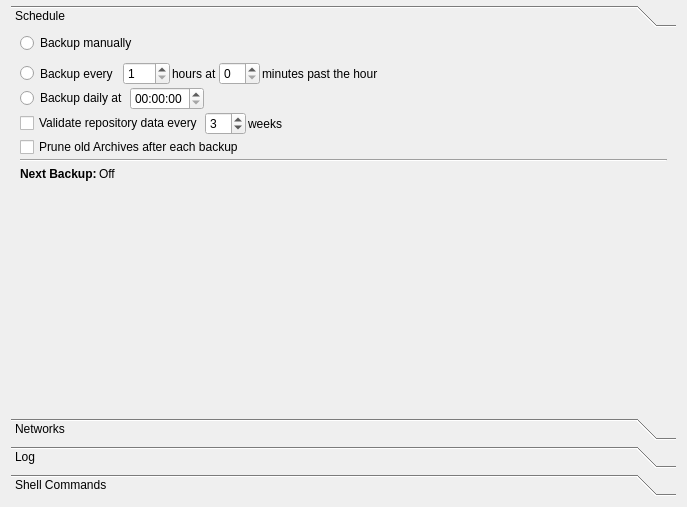
<?xml version="1.0" encoding="UTF-8"?>
<ui version="4.0">
 <class>Form</class>
 <widget class="QWidget" name="Form">
  <property name="geometry">
   <rect>
    <x>0</x>
    <y>0</y>
    <width>687</width>
    <height>507</height>
   </rect>
  </property>
  <property name="windowTitle">
   <string>Form</string>
  </property>
  <layout class="QGridLayout" name="gridLayout">
   <property name="topMargin">
    <number>5</number>
   </property>
   <item row="0" column="0">
    <widget class="QToolBox" name="toolBox">
     <property name="font">
      <font>
       <weight>50</weight>
       <bold>false</bold>
      </font>
     </property>
     <property name="currentIndex">
      <number>0</number>
     </property>
     <widget class="QWidget" name="schedule">
      <property name="geometry">
       <rect>
        <x>0</x>
        <y>0</y>
        <width>669</width>
        <height>373</height>
       </rect>
      </property>
      <property name="font">
       <font>
        <weight>50</weight>
        <bold>false</bold>
       </font>
      </property>
      <attribute name="label">
       <string>Schedule</string>
      </attribute>
      <layout class="QVBoxLayout" name="verticalLayout">
       <property name="spacing">
        <number>2</number>
       </property>
       <property name="topMargin">
        <number>0</number>
       </property>
       <item>
        <layout class="QHBoxLayout" name="horizontalLayout_2">
         <property name="sizeConstraint">
          <enum>QLayout::SetFixedSize</enum>
         </property>
         <property name="bottomMargin">
          <number>7</number>
         </property>
         <item>
          <widget class="QRadioButton" name="scheduleOffRadio">
           <property name="sizePolicy">
            <sizepolicy hsizetype="Minimum" vsizetype="Fixed">
             <horstretch>0</horstretch>
             <verstretch>0</verstretch>
            </sizepolicy>
           </property>
           <property name="text">
            <string>Backup manually</string>
           </property>
          </widget>
         </item>
        </layout>
       </item>
       <item>
        <layout class="QHBoxLayout" name="horizontalLayout_3">
         <item>
          <widget class="QRadioButton" name="scheduleIntervalRadio">
           <property name="sizePolicy">
            <sizepolicy hsizetype="Fixed" vsizetype="Preferred">
             <horstretch>0</horstretch>
             <verstretch>0</verstretch>
            </sizepolicy>
           </property>
           <property name="text">
            <string>Backup every </string>
           </property>
          </widget>
         </item>
         <item>
          <widget class="QSpinBox" name="scheduleIntervalHours">
           <property name="minimum">
            <number>1</number>
           </property>
           <property name="maximum">
            <number>740</number>
           </property>
          </widget>
         </item>
         <item alignment="Qt::AlignLeft">
          <widget class="QLabel" name="label">
           <property name="sizePolicy">
            <sizepolicy hsizetype="Fixed" vsizetype="Preferred">
             <horstretch>0</horstretch>
             <verstretch>0</verstretch>
            </sizepolicy>
           </property>
           <property name="text">
            <string>hours at</string>
           </property>
           <property name="textFormat">
            <enum>Qt::PlainText</enum>
           </property>
          </widget>
         </item>
         <item>
          <widget class="QSpinBox" name="scheduleIntervalMinutes">
           <property name="maximum">
            <number>59</number>
           </property>
          </widget>
         </item>
         <item>
          <widget class="QLabel" name="label_2">
           <property name="sizePolicy">
            <sizepolicy hsizetype="Fixed" vsizetype="Preferred">
             <horstretch>0</horstretch>
             <verstretch>0</verstretch>
            </sizepolicy>
           </property>
           <property name="text">
            <string>minutes past the hour</string>
           </property>
          </widget>
         </item>
         <item>
          <spacer name="horizontalSpacer_2">
           <property name="orientation">
            <enum>Qt::Horizontal</enum>
           </property>
           <property name="sizeHint" stdset="0">
            <size>
             <width>40</width>
             <height>20</height>
            </size>
           </property>
          </spacer>
         </item>
        </layout>
       </item>
       <item>
        <layout class="QHBoxLayout" name="horizontalLayout_5">
         <item>
          <widget class="QRadioButton" name="scheduleFixedRadio">
           <property name="text">
            <string>Backup daily at</string>
           </property>
          </widget>
         </item>
         <item>
          <widget class="QTimeEdit" name="scheduleFixedTime"/>
         </item>
         <item>
          <spacer name="horizontalSpacer">
           <property name="orientation">
            <enum>Qt::Horizontal</enum>
           </property>
           <property name="sizeHint" stdset="0">
            <size>
             <width>40</width>
             <height>20</height>
            </size>
           </property>
          </spacer>
         </item>
        </layout>
       </item>
       <item>
        <layout class="QHBoxLayout" name="horizontalLayout_6">
         <property name="topMargin">
          <number>0</number>
         </property>
         <item>
          <widget class="QCheckBox" name="validationCheckBox">
           <property name="text">
            <string>Validate repository data every</string>
           </property>
           <property name="checked">
            <bool>false</bool>
           </property>
           <property name="tristate">
            <bool>false</bool>
           </property>
          </widget>
         </item>
         <item>
          <widget class="QSpinBox" name="validationSpinBox">
           <property name="minimum">
            <number>1</number>
           </property>
           <property name="maximum">
            <number>52</number>
           </property>
           <property name="value">
            <number>3</number>
           </property>
          </widget>
         </item>
         <item>
          <widget class="QLabel" name="label_5">
           <property name="text">
            <string>weeks</string>
           </property>
          </widget>
         </item>
         <item>
          <spacer name="horizontalSpacer_4">
           <property name="orientation">
            <enum>Qt::Horizontal</enum>
           </property>
           <property name="sizeHint" stdset="0">
            <size>
             <width>40</width>
             <height>20</height>
            </size>
           </property>
          </spacer>
         </item>
        </layout>
       </item>
       <item>
        <layout class="QHBoxLayout" name="horizontalLayout_8">
         <property name="topMargin">
          <number>0</number>
         </property>
         <item>
          <widget class="QCheckBox" name="pruneCheckBox">
           <property name="text">
            <string>Prune old Archives after each backup</string>
           </property>
           <property name="tristate">
            <bool>false</bool>
           </property>
          </widget>
         </item>
         <item>
          <spacer name="horizontalSpacer_6">
           <property name="orientation">
            <enum>Qt::Horizontal</enum>
           </property>
           <property name="sizeHint" stdset="0">
            <size>
             <width>40</width>
             <height>20</height>
            </size>
           </property>
          </spacer>
         </item>
        </layout>
       </item>
       <item>
        <widget class="Line" name="line_2">
         <property name="orientation">
          <enum>Qt::Horizontal</enum>
         </property>
        </widget>
       </item>
       <item>
        <layout class="QHBoxLayout" name="horizontalLayout">
         <property name="topMargin">
          <number>0</number>
         </property>
         <property name="rightMargin">
          <number>0</number>
         </property>
         <item>
          <widget class="QLabel" name="label_3">
           <property name="font">
            <font>
             <weight>75</weight>
             <bold>true</bold>
            </font>
           </property>
           <property name="text">
            <string>Next Backup:</string>
           </property>
          </widget>
         </item>
         <item>
          <widget class="QLabel" name="nextBackupDateTimeLabel">
           <property name="text">
            <string>Off</string>
           </property>
          </widget>
         </item>
         <item>
          <spacer name="horizontalSpacer_3">
           <property name="orientation">
            <enum>Qt::Horizontal</enum>
           </property>
           <property name="sizeHint" stdset="0">
            <size>
             <width>40</width>
             <height>20</height>
            </size>
           </property>
          </spacer>
         </item>
        </layout>
       </item>
       <item>
        <spacer name="verticalSpacer">
         <property name="orientation">
          <enum>Qt::Vertical</enum>
         </property>
         <property name="sizeHint" stdset="0">
          <size>
           <width>20</width>
           <height>40</height>
          </size>
         </property>
        </spacer>
       </item>
      </layout>
     </widget>
     <widget class="QWidget" name="page_2">
      <property name="geometry">
       <rect>
        <x>0</x>
        <y>0</y>
        <width>669</width>
        <height>373</height>
       </rect>
      </property>
      <attribute name="label">
       <string>Networks</string>
      </attribute>
      <layout class="QGridLayout" name="gridLayout_2">
       <property name="topMargin">
        <number>0</number>
       </property>
       <item row="1" column="0">
        <widget class="QLabel" name="wifiListLabel">
         <property name="enabled">
          <bool>true</bool>
         </property>
         <property name="text">
          <string>Allowed Networks:</string>
         </property>
        </widget>
       </item>
       <item row="0" column="0">
        <widget class="QCheckBox" name="dontRunOnMeteredNetworksCheckBox">
         <property name="text">
          <string>Don't run backup over metered networks</string>
         </property>
         <property name="tristate">
          <bool>false</bool>
         </property>
        </widget>
       </item>
       <item row="2" column="0">
        <widget class="QListWidget" name="wifiListWidget">
         <property name="sizePolicy">
          <sizepolicy hsizetype="Expanding" vsizetype="Expanding">
           <horstretch>0</horstretch>
           <verstretch>1</verstretch>
          </sizepolicy>
         </property>
        </widget>
       </item>
       <item row="3" column="0">
        <spacer name="verticalSpacer_3">
         <property name="orientation">
          <enum>Qt::Vertical</enum>
         </property>
         <property name="sizeHint" stdset="0">
          <size>
           <width>20</width>
           <height>0</height>
          </size>
         </property>
        </spacer>
       </item>
      </layout>
     </widget>
     <widget class="QWidget" name="page">
      <property name="geometry">
       <rect>
        <x>0</x>
        <y>0</y>
        <width>669</width>
        <height>373</height>
       </rect>
      </property>
      <attribute name="label">
       <string>Log</string>
      </attribute>
      <layout class="QGridLayout" name="gridLayout_3">
       <property name="topMargin">
        <number>0</number>
       </property>
       <item row="0" column="0">
        <widget class="QTableWidget" name="logTableWidget">
         <property name="font">
          <font>
           <pointsize>11</pointsize>
           <weight>50</weight>
           <bold>false</bold>
          </font>
         </property>
         <property name="showGrid">
          <bool>false</bool>
         </property>
         <property name="sortingEnabled">
          <bool>true</bool>
         </property>
         <attribute name="verticalHeaderVisible">
          <bool>false</bool>
         </attribute>
         <column>
          <property name="text">
           <string>Time</string>
          </property>
         </column>
         <column>
          <property name="text">
           <string>Category</string>
          </property>
         </column>
         <column>
          <property name="text">
           <string>Subcommand</string>
          </property>
         </column>
         <column>
          <property name="text">
           <string>Repository</string>
          </property>
         </column>
         <column>
          <property name="text">
           <string>Returncode</string>
          </property>
         </column>
        </widget>
       </item>
      </layout>
     </widget>
     <widget class="QWidget" name="page_3">
      <property name="geometry">
       <rect>
        <x>0</x>
        <y>0</y>
        <width>669</width>
        <height>373</height>
       </rect>
      </property>
      <attribute name="label">
       <string>Shell Commands</string>
      </attribute>
      <layout class="QVBoxLayout" name="verticalLayout_2">
       <property name="topMargin">
        <number>0</number>
       </property>
       <item>
        <widget class="QLabel" name="label_4">
         <property name="text">
          <string>Run custom shell commands before and after each backup. The actual backup and post-backup command will only run, if the pre-backup command exits without error (return code 0).</string>
         </property>
         <property name="alignment">
          <set>Qt::AlignLeading|Qt::AlignLeft|Qt::AlignTop</set>
         </property>
         <property name="wordWrap">
          <bool>true</bool>
         </property>
        </widget>
       </item>
       <item>
        <widget class="QLineEdit" name="preBackupCmdLineEdit">
         <property name="styleSheet">
          <string notr="true">font-family:'Courier';</string>
         </property>
         <property name="text">
          <string/>
         </property>
         <property name="placeholderText">
          <string>Pre-backup command to run BEFORE backups</string>
         </property>
        </widget>
       </item>
       <item>
        <widget class="QLineEdit" name="postBackupCmdLineEdit">
         <property name="styleSheet">
          <string notr="true">font-family:'Courier';</string>
         </property>
         <property name="placeholderText">
          <string>Post-backup command to run AFTER backups</string>
         </property>
        </widget>
       </item>
       <item>
        <widget class="QLabel" name="label_6">
         <property name="font">
          <font>
           <pointsize>11</pointsize>
           <weight>50</weight>
           <bold>false</bold>
          </font>
         </property>
         <property name="text">
          <string>&lt;html&gt;&lt;head/&gt;&lt;body&gt;&lt;p&gt;Available env variables: &lt;span style=&quot; font-family:'Courier';&quot;&gt;$repo_url, $profile_name, $profile_slug, $returncode&lt;/span&gt;&lt;/p&gt;&lt;/body&gt;&lt;/html&gt;</string>
         </property>
        </widget>
       </item>
       <item>
        <spacer name="verticalSpacer_4">
         <property name="orientation">
          <enum>Qt::Vertical</enum>
         </property>
         <property name="sizeType">
          <enum>QSizePolicy::Maximum</enum>
         </property>
         <property name="sizeHint" stdset="0">
          <size>
           <width>20</width>
           <height>15</height>
          </size>
         </property>
        </spacer>
       </item>
       <item>
        <widget class="QLabel" name="label_7">
         <property name="text">
          <string>Add these arguments when creating a backup. See &lt;a href=&quot;https://borgbackup.readthedocs.io/en/stable/usage/create.html&quot;&gt;&lt;span style=&quot; text-decoration: underline; color:#0984e3;&quot;&gt;the documentation&lt;/span&gt;&lt;/a&gt; for more information.</string>
         </property>
         <property name="wordWrap">
          <bool>true</bool>
         </property>
         <property name="openExternalLinks">
          <bool>true</bool>
         </property>
        </widget>
       </item>
       <item>
        <widget class="QLineEdit" name="createCmdLineEdit">
         <property name="styleSheet">
          <string notr="true">font-family:'Courier';</string>
         </property>
         <property name="placeholderText">
          <string>Arguments to add. E.g. --dry-run</string>
         </property>
        </widget>
       </item>
       <item>
        <spacer name="verticalSpacer_2">
         <property name="orientation">
          <enum>Qt::Vertical</enum>
         </property>
         <property name="sizeHint" stdset="0">
          <size>
           <width>20</width>
           <height>40</height>
          </size>
         </property>
        </spacer>
       </item>
      </layout>
     </widget>
    </widget>
   </item>
  </layout>
 </widget>
 <resources/>
 <connections/>
</ui>
